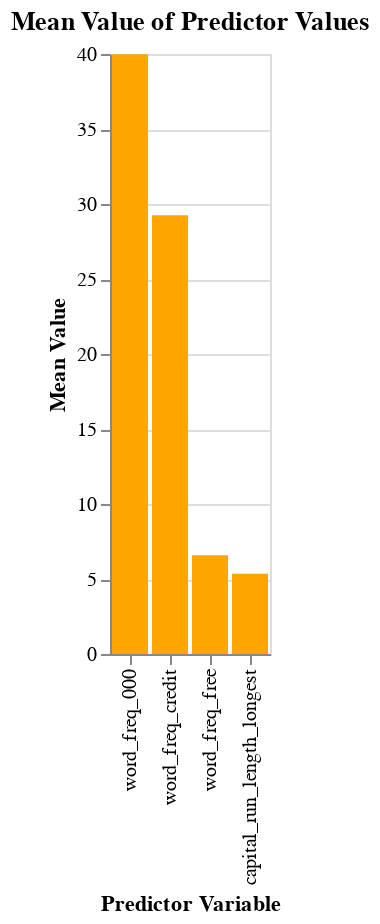

Notebook code cell kept with this figure:
### Markdown cell above
Additionally, we will also plot the differences in mean value for the predictor variables between spam and non-spam mail with a bar plot :

### Code cell
# free_and_capital_scatter_plot = (
#     alt.Chart(
#         spam_train_predictors, title="Word Frequency of \'free\' vs. Capital Run Length"
#     ).mark_point()
#     .encode(
#         x=alt.X(
#             "word_freq_free",
#             title="Frequency of \'free\'",
#         ),
#         y=alt.Y(
#             "capital_run_length_longest",
#             title="Capital Run Length",
#         ),
#         # color=alt.Color("is_spam", legend=alt.Legend(title="Spam by colour and shape", orient="right"), scale=alt.Scale(scheme='dark2')),
#         # shape="is_spam"
#     )
# )

# spam_bar_plot = (
#     alt.Chart(
#         mean_val_predictors, title="Mean Value of Predictor Values"
#     ).mark_bar()
#     .encode(
#         x=alt.X(
#             "attribute",
#             title="Predictor Variable",
#         ),
#         y=alt.Y(
#             "mean_value_spam",
#             title="Mean Value",
#         ),
#     )
# )

ratio_bar_plot = (
    alt.Chart(
        mean_val_predictors, title="Mean Value of Predictor Values"
    ).mark_bar(color='orange')
    .encode(
        x=alt.X(
            "attribute",
            title="Predictor Variable",
            sort='-y'
        ),
        y=alt.Y(
            "spam_non_spam_ratio",
            title="Mean Value",
        ),
    )
)


ratio_bar_plot

### Figure 1 — Vega-Lite specification as saved in the notebook (floating-point values rounded to 4 significant figures)
{"config": {"view": {"continuousWidth": 400, "continuousHeight": 300}}, "data": {"name": "data-4c178d770ec980d142972bd230f8e1ee"}, "mark": {"type": "bar", "color": "orange"}, "encoding": {"x": {"field": "attribute", "sort": "-y", "title": "Predictor Variable", "type": "nominal"}, "y": {"field": "spam_non_spam_ratio", "title": "Mean Value", "type": "quantitative"}}, "title": "Mean Value of Predictor Values", "$schema": "https://vega.github.io/schema/vega-lite/v4.17.0.json", "datasets": {"data-4c178d770ec980d142972bd230f8e1ee": [{"attribute": "word_freq_000", "mean_value_spam": 0.2478, "mean_value_non_spam": 0.006198, "spam_non_spam_ratio": 39.98}, {"attribute": "word_freq_credit", "mean_value_spam": 0.2143, "mean_value_non_spam": 0.007327, "spam_non_spam_ratio": 29.24}, {"attribute": "word_freq_free", "mean_value_spam": 0.5237, "mean_value_non_spam": 0.07964, "spam_non_spam_ratio": 6.576}, {"attribute": "capital_run_length_longest", "mean_value_spam": 99.01, "mean_value_non_spam": 18.53, "spam_non_spam_ratio": 5.342}]}}
